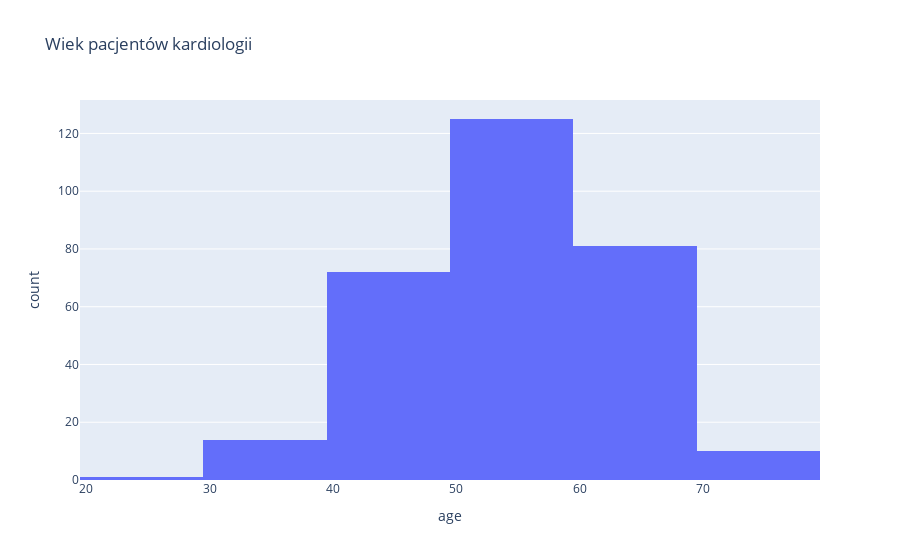

Source (notebook cell):
### Markdown cell above
### Wnioski:
1. Górna granica tętna z wiekiem spada
2. Ciśnienie tętniczne rośnie wraz z wiekiem

### Code cell
px.histogram(df, 'age', nbins=6,  title="Wiek pacjentów kardiologii")

### Figure 1 — Plotly figure (JSON) as saved in the notebook; plotly's stock layout.template omitted (floating-point values rounded to 4 significant figures; data arrays with more than 128 entries replaced by an {"elided": "..."} marker saying what was removed)
{"data": [{"alignmentgroup": "True", "bingroup": "x", "hovertemplate": "age=%{x}<br>count=%{y}<extra></extra>", "legendgroup": "", "marker": {"color": "#636efa", "pattern": {"shape": ""}}, "name": "", "nbinsx": 6, "offsetgroup": "", "orientation": "v", "showlegend": false, "type": "histogram", "x": {"elided": "303 int values"}, "xaxis": "x", "yaxis": "y"}], "layout": {"barmode": "relative", "legend": {"tracegroupgap": 0}, "title": {"text": "Wiek pacjentów kardiologii"}, "xaxis": {"anchor": "y", "domain": [0, 1], "title": {"text": "age"}}, "yaxis": {"anchor": "x", "domain": [0, 1], "title": {"text": "count"}}}}
